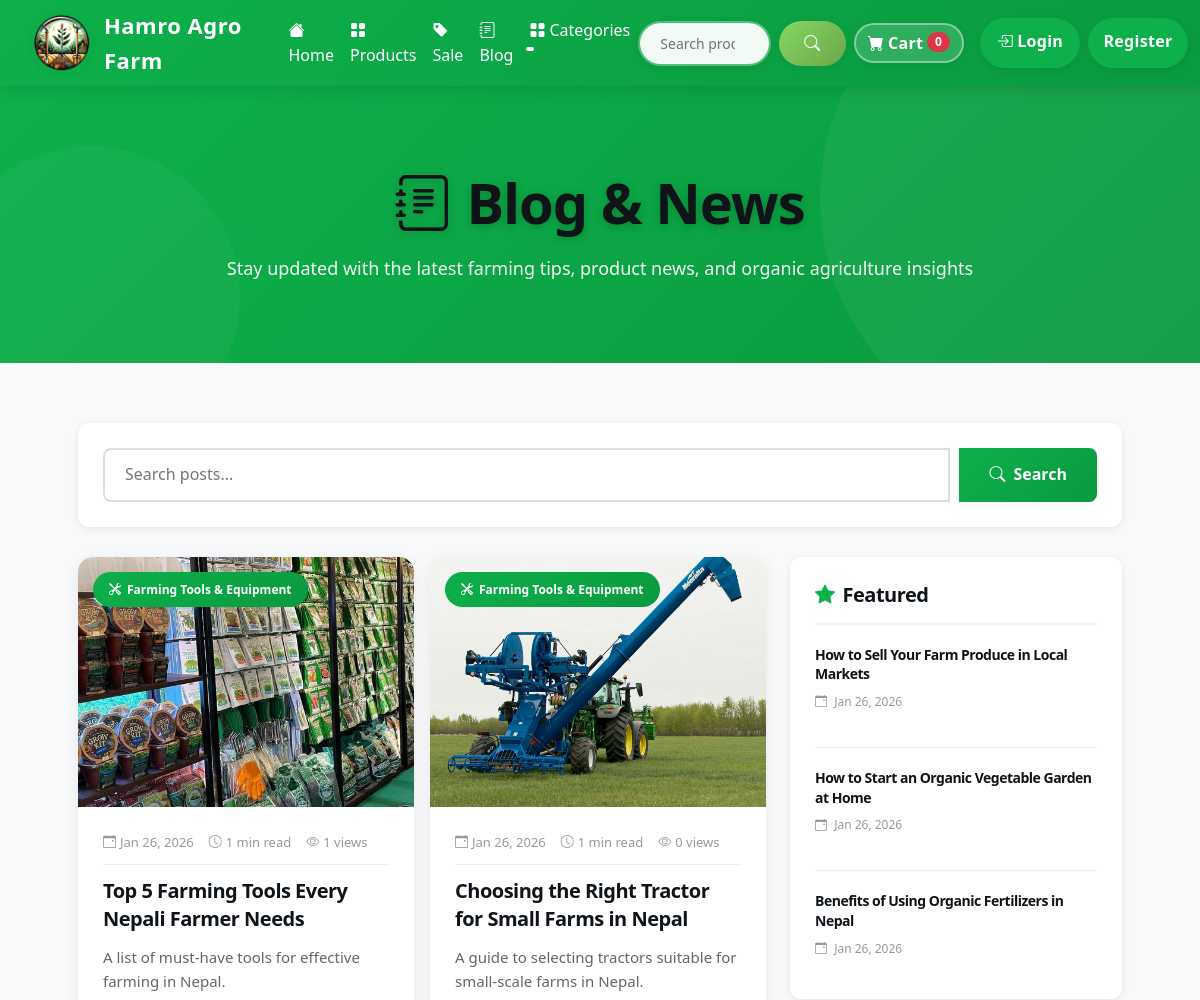
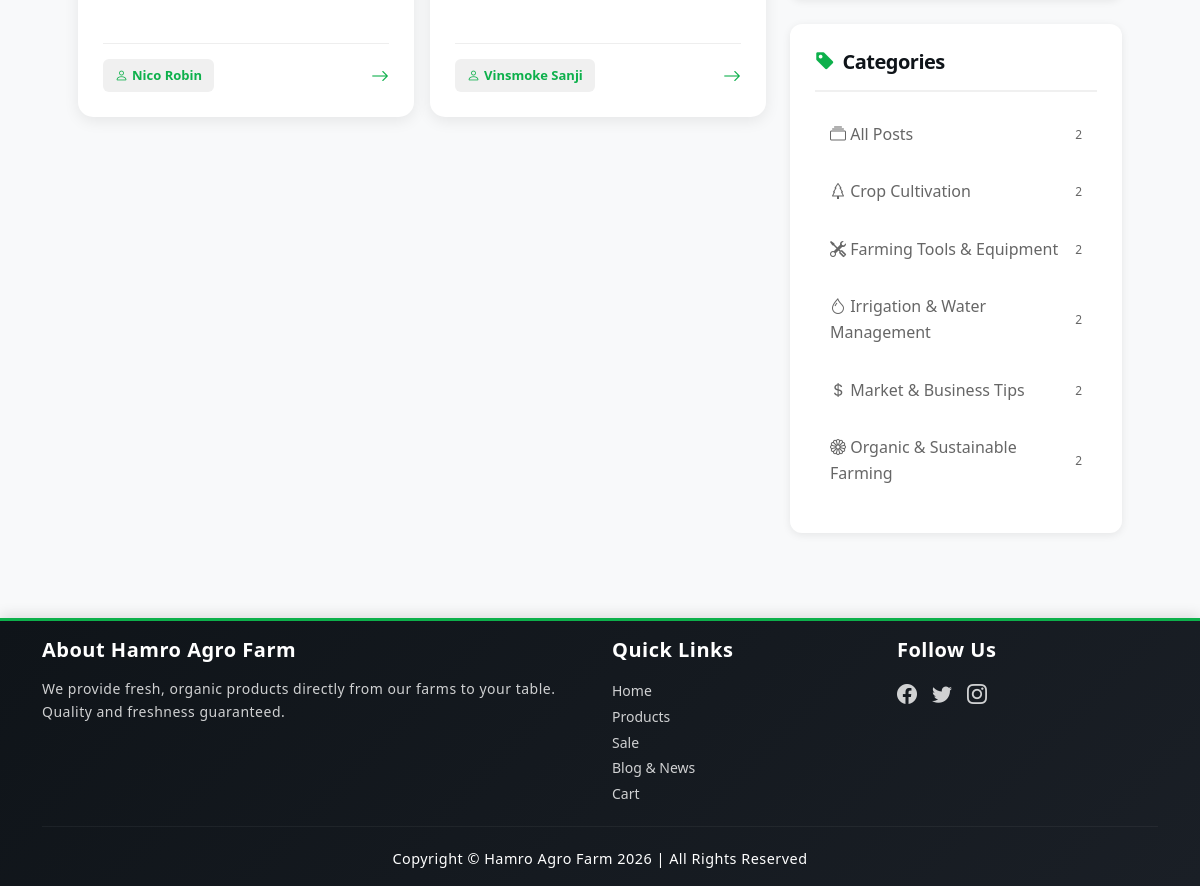
The page /blog/?category=farming-tools-equipment on the database its author committed (2 pictures, top to bottom).
### blog/models.py (models this page shows, shortened)
class BlogPost(models.Model):
    STATUS_CHOICES = [
        ('draft', 'Draft'),
        ('published', 'Published'),
    ]
    title = models.CharField(max_length=300)
    slug = models.SlugField(unique=True, blank=True)
    category = models.ForeignKey(Category, on_delete=models.SET_NULL, null=True, related_name='posts')
    author = models.CharField(max_length=100, default='Admin')
    featured_image = models.ImageField(upload_to='blog/', null=True, blank=True)
    excerpt = models.TextField(max_length=500, help_text='Brief summary of the blog post')
    content = models.TextField()
    status = models.CharField(max_length=10, choices=STATUS_CHOICES, default='published')
    featured = models.BooleanField(default=False, help_text='Display on homepage')
    created_at = models.DateTimeField(auto_now_add=True)
    updated_at = models.DateTimeField(auto_now=True)
    published_at = models.DateTimeField(default=timezone.now)
    meta_description = models.CharField(max_length=160, blank=True)
    views = models.PositiveIntegerField(default=0)
    class Meta:
        ordering = ['-published_at']
        indexes = [
            models.Index(fields=['-published_at']),
            models.Index(fields=['status']),
            models.Index(fields=['category']),
        ]
    @property
    def reading_time(self):
        words = len(self.content.split())
        return max(1, words // 200)  # Average 200 words per minute

class Category(models.Model):
    name = models.CharField(max_length=100, unique=True)
    slug = models.SlugField(unique=True, blank=True)
    description = models.TextField(blank=True)
    icon = models.CharField(max_length=50, default='bi bi-file-text', help_text='Bootstrap Icon class')
    created_at = models.DateTimeField(auto_now_add=True)
    class Meta:
        ordering = ['name']
        verbose_name_plural = 'Categories'

### blog/views.py (the view)
# urls.py: path('', views.blog_list, name='blog_list'),
def blog_list(request):
    posts = BlogPost.objects.filter(status='published').select_related('category')
    category_slug = request.GET.get('category')
    if category_slug:
        posts = posts.filter(category__slug=category_slug)
    search_query = request.GET.get('search')
    if search_query:
        posts = posts.filter(
            Q(title__icontains=search_query) |
            Q(excerpt__icontains=search_query) |
            Q(content__icontains=search_query)
        )
    categories = Category.objects.all()
    paginator = Paginator(posts, 6)  # 6 posts per page
    page_number = request.GET.get('page')
    page_obj = paginator.get_page(page_number)
    featured_posts = BlogPost.objects.filter(
        status='published',
        featured=True
    ).order_by('-published_at')[:3]
    context = {
        'page_obj': page_obj,
        'posts': page_obj.object_list,
        'blog_categories': categories,
        'featured_posts': featured_posts,
        'search_query': search_query,
        'selected_category': category_slug,
    }
    return render(request, 'blog/blog_list.html', context)

### blog/context_processors.py (called while the page is built)
def blog_context(request):
    return {
        'blog_categories': Category.objects.all(),
        'featured_blog_posts': BlogPost.objects.filter(
            status='published',
            featured=True
        ).order_by('-published_at')[:3],
    }

### cart/cart.py (called while the page is built)
    def __len__(self):
        return sum(self.cart.values())  # Sum up all quantities

### cart/context_processor.py (called while the page is built)
def cart(request):
    return {'cart': Cart(request)}   #Return the default data from our cart

### product/context_processor.py (called while the page is built)
def categories_processor(request):
    categories = Category.objects.all().order_by('name')
    return {'categories': categories}

### blog/templates/blog/blog_list.html (shortened to what this page needs)
{% extends 'base.html' %}
{% load static %}
{% block content %}
<div class="blog-hero">
  <div class="container px-4 px-lg-5">
    <div class="blog-hero-content">
      <h1>
        <i class="bi bi-journal-text me-3"></i>Blog & News
      </h1>
      <p>Stay updated with the latest farming tips, product news, and organic agriculture insights</p>
    </div>
  </div>
</div>
<section class="blog-section">
  <div class="container px-4 px-lg-5">
    <div class="blog-search-box">
      <form method="GET" class="input-group">
        <input
          type="text"
          name="search"
          placeholder="Search posts..."
          {% if search_query%}
            value="{{ search_query }}"
          {% else %}
            value = ""
          {% endif %}
        />
        <button type="submit" class="btn-search">
          <i class="bi bi-search me-2"></i>Search
        </button>
      </form>
    </div>
    <div class="row">
      <div class="col-lg-8">
        {% if posts %}
          <div class="row g-3">
            {% for post in posts %}
              <div class="col-md-6">
                <div class="blog-card">
                  <div class="blog-card-image">
                    {% if post.featured_image %}
                      <img src="{{ post.featured_image.url }}" alt="{{ post.title }}">
                    {% else %}
                      <div style="width: 100%; height: 100%; background: linear-gradient(135deg, #0db04b 0%, #0a9a3f 100%); display: flex; align-items: center; justify-content: center;">
                        <i style="font-size: 80px; color: white; opacity: 0.3;" class="bi bi-journal-text"></i>
                      </div>
                    {% endif %}
                    {% if post.category %}
                      <div class="blog-card-badge">
                        <i class="bi {{ post.category.icon }}"></i>
                        {{ post.category.name }}
                      </div>
                    {% endif %}
                  </div>
                  <div class="blog-card-body">
                    <div class="blog-card-meta">
                      <span>
                        <i class="bi bi-calendar-event"></i>
                        {{ post.published_at|date:"M d, Y" }}
                      </span>
                      <span>
                        <i class="bi bi-clock"></i>
                        {{ post.reading_time }} min read
                      </span>
                      <span>
                        <i class="bi bi-eye"></i>
                        {{ post.views }} views
                      </span>
                    </div>
                    <a href="{% url 'blog:blog_detail' post.slug %}" class="blog-card-link">
                      <h3 class="blog-card-title">{{ post.title }}</h3>
                    </a>
                    <p class="blog-card-excerpt">{{ post.excerpt }}</p>
                    <div class="blog-card-footer">
                      <span class="blog-card-reading-time">
                        <i class="bi bi-person me-1"></i>{{ post.author }}
                      </span>
                      <a href="{% url 'blog:blog_detail' post.slug %}" class="blog-card-link-arrow">
                        <i class="bi bi-arrow-right"></i>
                      </a>
                    </div>
                  </div>
                </div>
              </div>
            {% endfor %}
          </div>
        {% endif %}
      </div>
      <div class="col-lg-4">
        <div class="blog-sidebar">
          {% if featured_posts %}
            <div class="sidebar-widget">
              <h3>
                <i class="bi bi-star-fill me-2" style="color: #0db04b;"></i>Featured
              </h3>
              <div class="featured-posts-list">
                {% for featured_post in featured_posts %}
                  <div class="featured-post">
                    <h4 class="featured-post-title">
                      <a href="{% url 'blog:blog_detail' featured_post.slug %}">
                        {{ featured_post.title }}
                      </a>
                    </h4>
                    <p class="featured-post-date">
                      <i class="bi bi-calendar-event me-1"></i>
                      {{ featured_post.published_at|date:"M d, Y" }}
                    </p>
                  </div>
                {% endfor %}
              </div>
            </div>
          {% endif %}
          <div class="sidebar-widget">
            <h3>
              <i class="bi bi-tag-fill me-2" style="color: #0db04b;"></i>Categories
            </h3>
            <ul class="category-list">
              <li>
                <a href="{% url 'blog:blog_list' %}">
                  <span>
                    <i class="bi bi-collection"></i>
                    All Posts
                  </span>
                  <span style="font-size: 12px;">{{ page_obj.paginator.count }}</span>
                </a>
              </li>
              {% for category in blog_categories %}
                <li>
                  <a href="{% url 'blog:blog_list' %}?category={{ category.slug }}">
                    <span>
                      <i class="bi {{ category.icon }}"></i>
                      {{ category.name }}
                    </span>
                    <span style="font-size: 12px;">{{ category.posts.count }}</span>
                  </a>
                </li>
              {% endfor %}
            </ul>
          </div>
        </div>
      </div>
    </div>
  </div>
</section>
{% endblock %}

### static/css/custom-style.css (style rules this page uses)
:root { --primary-green: #0db04b; --secondary-green: #0a9a3f; --light-green: #e8f5e9; --accent-green: #85d764; --dark-bg: #0f1419; --light-bg: #f8f9fa; --card-shadow: 0 4px 15px rgba(0, 0, 0, 0.1); --transition: all 0.3s cubic-bezier(0.4, 0, 0.2, 1); --shadow-sm: 0 2px 8px rgba(0, 0, 0, 0.08); --shadow-md: 0 4px 15px rgba(0, 0, 0, 0.12); --shadow-lg: 0 8px 24px rgba(0, 0, 0, 0.15); --shadow-xl: 0 12px 32px rgba(0, 0, 0, 0.18); --space-xs: 4px; --space-sm: 8px; --space-md: 12px; --space-lg: 16px; --space-xl: 20px; --space-2xl: 24px; --space-3xl: 30px; --radius-sm: 6px; --radius-md: 8px; --radius-lg: 12px; --radius-xl: 15px; --transition-fast: all 0.2s cubic-bezier(0.4, 0, 0.2, 1); --transition-normal: all 0.3s cubic-bezier(0.4, 0, 0.2, 1); --transition-slow: all 0.4s cubic-bezier(0.4, 0, 0.2, 1); }
* { scroll-behavior: smooth; box-sizing: border-box; }
body { font-family: 'Segoe UI', Tahoma, Geneva, Verdana, sans-serif; background-color: var(--light-bg); color: #2c3e50; line-height: 1.6; }
h1, h2, h3, h4, h5, h6 { color: var(--dark-bg); font-weight: 700; letter-spacing: -0.5px; line-height: 1.3; }
h1 { font-size: 48px; font-weight: 800; letter-spacing: -1px; }
h3 { font-size: 24px; }
h4 { font-size: 20px; }

### templates/base.html (style rules this page uses)
html, body { height: 100%; }
body { display: flex; flex-direction: column; background-color: #f8f9fa; }
button, a, input[type="submit"], input[type="button"] { transition: all 0.3s cubic-bezier(0.4, 0, 0.2, 1); }
a { color: #0db04b; text-decoration: none; }

### rows shown on the page
BlogPost: featured_image (picture), category.name "Farming Tools & Equipment", published_at "Jan 26, 2026", reading_time "1", views "1", title "Top 5 Farming Tools Every Nepali Farmer Needs", excerpt "A list of must-have tools for effective farming in Nepal.", author "Nico Robin"
BlogPost: featured_image (picture), category.name "Farming Tools & Equipment", published_at "Jan 26, 2026", reading_time "1", views "0", title "Choosing the Right Tractor for Small Farms in Nepal", excerpt "A guide to selecting tractors suitable for small-scale farms in Nepal.", author "Vinsmoke Sanji"
BlogPost: title "How to Sell Your Farm Produce in Local Markets", published_at "Jan 26, 2026"
BlogPost: title "How to Start an Organic Vegetable Garden at Home", published_at "Jan 26, 2026"
BlogPost: title "Benefits of Using Organic Fertilizers in Nepal", published_at "Jan 26, 2026"
Category: name "Crop Cultivation", posts.count "2"
Category: name "Farming Tools & Equipment", posts.count "2"
Category: name "Irrigation & Water Management", posts.count "2"
Category: name "Market & Business Tips", posts.count "2"
Category: name "Organic & Sustainable Farming", posts.count "2"

### other values the page prints
{{ cart|length }} "0"
{{ page_obj.paginator.count }} "2"
